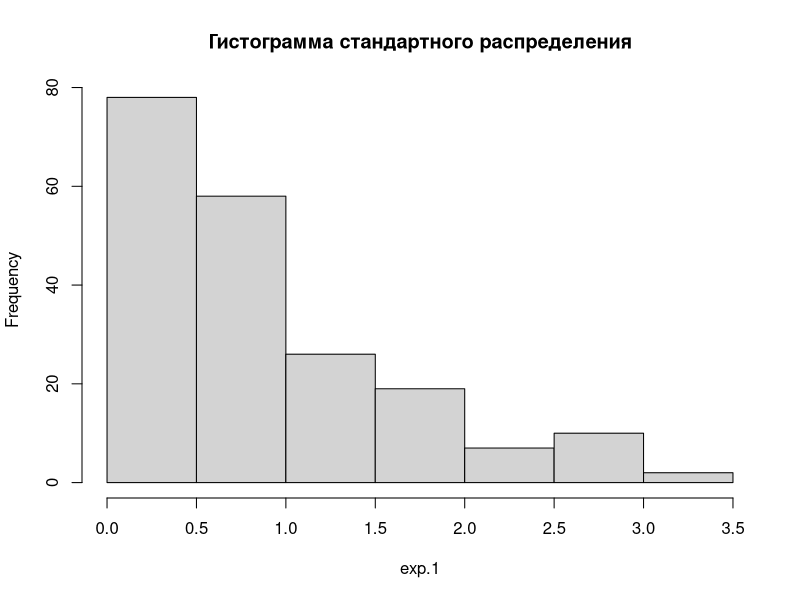
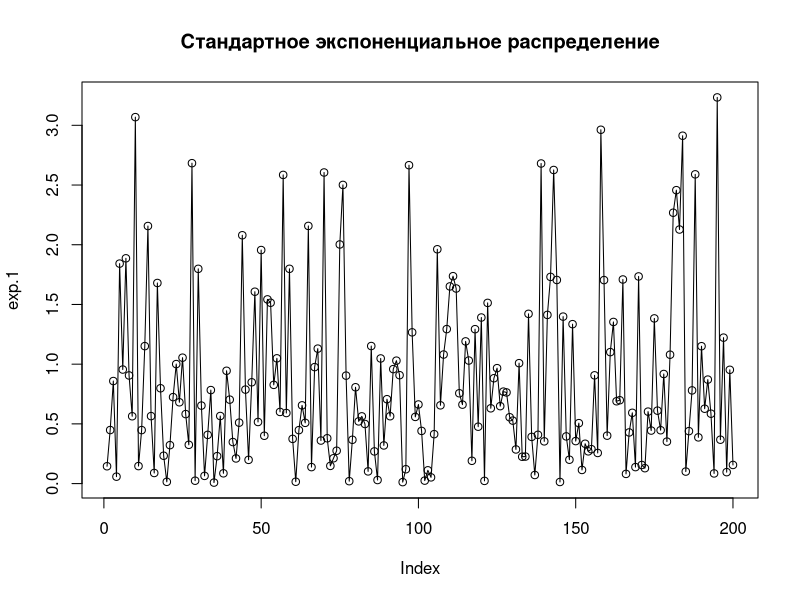
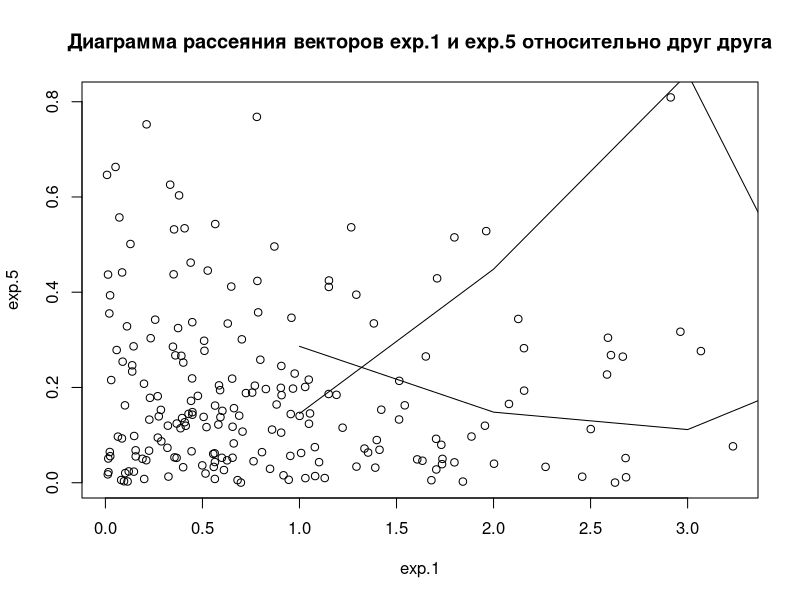
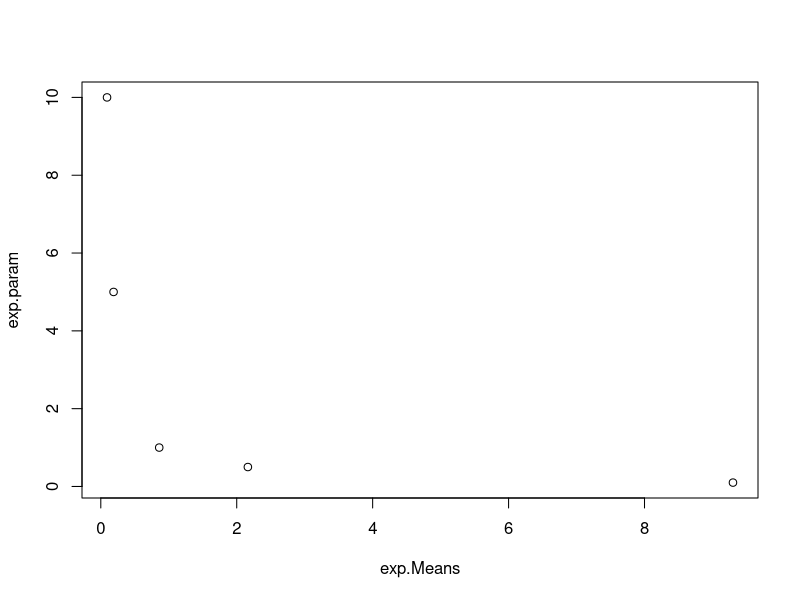
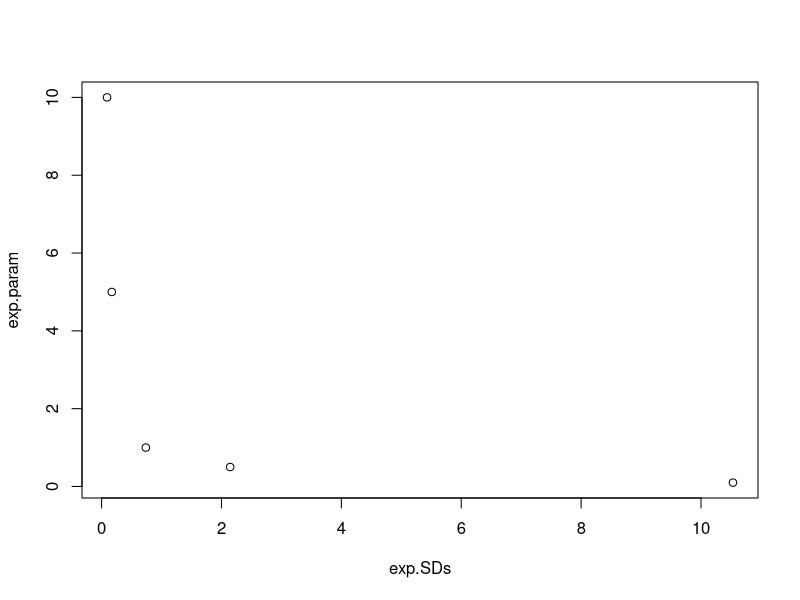
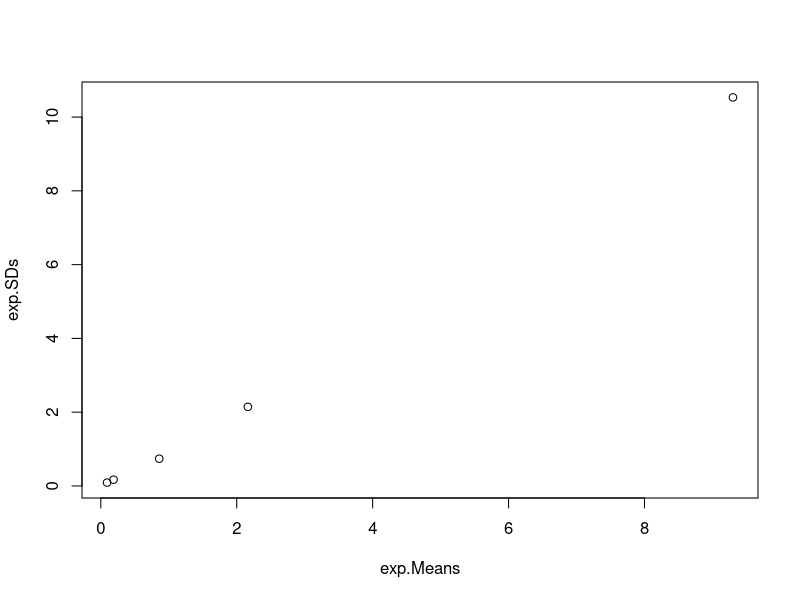
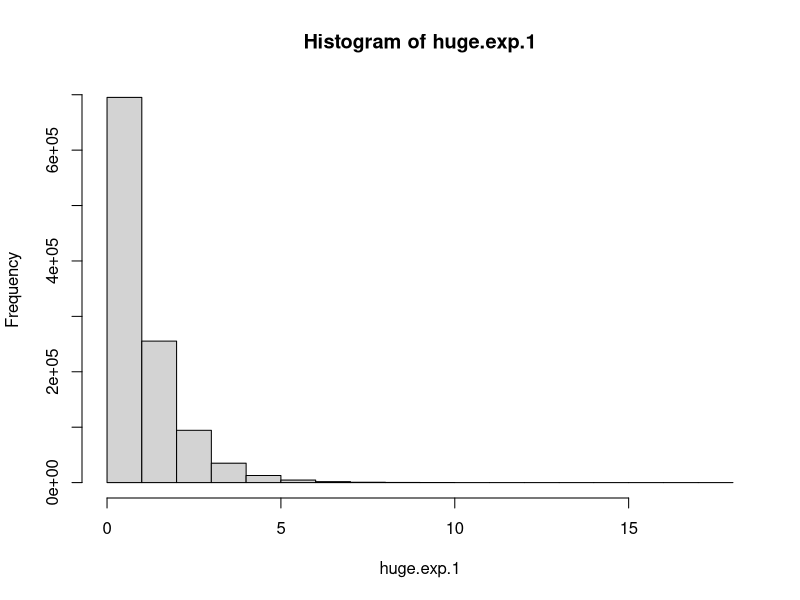
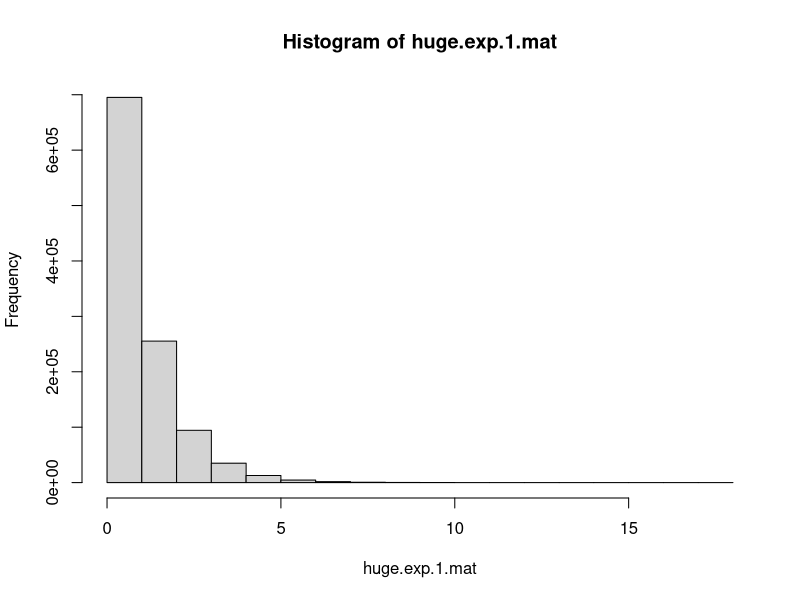

Reproduce these figures in R, in order.
## ---- chunk 1
exp.1<-rexp(n=200, rate=1)# стандартное экспоненциальное распределение
SD.exp.1<-sd(exp.1)# стандартное отклонение
Mean.exp.1<-mean(exp.1)# среднее отклонение
## ---- chunk 2
#rate=0.1
exp.0.1<-rexp(n=200, rate=0.1)
SD.exp.0.1<-sd(exp.0.1)
Mean.exp.0.1<-mean(exp.0.1)

#rate=0.5
exp.0.5<-rexp(n=200, rate=0.5)
SD.exp.0.5<-sd(exp.0.5)
Mean.exp.0.5<-mean(exp.0.5)

#rate=5
exp.5<-rexp(n=200, rate=5)
SD.exp.5<-sd(exp.5)
Mean.exp.5<-mean(exp.5)

#rate=10
exp.10<-rexp(n=200, rate=10)
SD.exp.10<-sd(exp.10)
Mean.exp.10<-mean(exp.10)
## ---- chunk 3
hist(exp.1, main="Гистограмма стандартного распределения")
## ---- chunk 4
plot(exp.1, main="Стандартное экспоненциальное распределение")
lines(exp.1)
## ---- chunk 5
plot(exp.1, exp.5, main="Диаграмма рассеяния векторов exp.1 и exp.5 относительно друг друга")
lines(exp.1)
lines(exp.5)
## ---- chunk 6
exp.Means<-c(Mean.exp.1, Mean.exp.0.1, Mean.exp.0.5, Mean.exp.5, Mean.exp.10)
## ---- chunk 7
exp.param<-c(1, 0.1, 0.5, 5, 10)# вектор с 5-ю значениями лямбда
exp.SDs<-c(SD.exp.1, SD.exp.0.1, SD.exp.0.5, SD.exp.5, SD.exp.10)# ектор с 5-ю стандартными отклонениями

#1
plot(exp.Means, exp.param)

#2
plot(exp.SDs, exp.param)

#3
plot(exp.Means, exp.SDs)
## ---- chunk 8
huge.exp.1<-rexp(n=1100000, rate=1)
SD.huge.exp.1<-sd(huge.exp.1)
Mean.huge.exp.1<-sd(huge.exp.1)
## ---- chunk 9
hist(huge.exp.1)
## ---- chunk 10
meanhuge.exp.1<-mean(huge.exp.1[huge.exp.1>1])
## ---- chunk 11
huge.exp.1.mat<-matrix(huge.exp.1, nrow=1100 , ncol=1000)
hist(huge.exp.1.mat) 
## ---- chunk 12
mean.137.column<-mean(huge.exp.1.mat[,137])
## ---- chunk 13
mean.of.1000.columns<-colMeans(huge.exp.1.mat)
barplot(mean.of.1000.columns)
hist(mean.of.1000.columns)
## ---- chunk 14
huge.exp.1.square<-huge.exp.1 ^ 2
Mean.huge.exp.1.square<-mean(huge.exp.1.square)
SD.huge.exp.1.square<-sd(huge.exp.1.square)

print(Mean.huge.exp.1.square)
print(SD.huge.exp.1.square)
